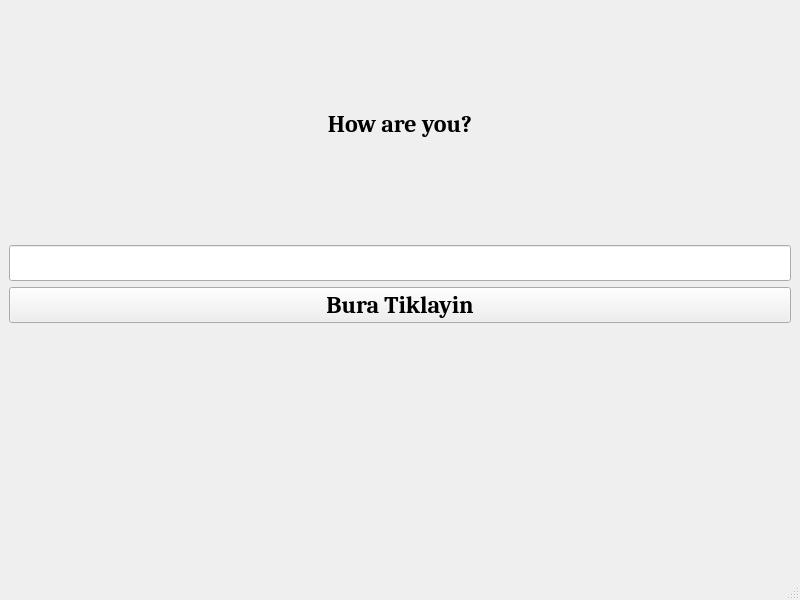
<?xml version="1.0" encoding="UTF-8"?>
<ui version="4.0">
 <class>MyFirstWidgetwithGUI</class>
 <widget class="QMainWindow" name="MyFirstWidgetwithGUI">
  <property name="geometry">
   <rect>
    <x>0</x>
    <y>0</y>
    <width>800</width>
    <height>600</height>
   </rect>
  </property>
  <property name="font">
   <font>
    <family>Cambria</family>
    <pointsize>18</pointsize>
    <bold>true</bold>
   </font>
  </property>
  <property name="windowTitle">
   <string>My First Widget</string>
  </property>
  <widget class="QWidget" name="centralwidget">
   <layout class="QVBoxLayout" name="verticalLayout">
    <item>
     <widget class="QLabel" name="label_2">
      <property name="text">
       <string>&lt;html&gt;&lt;head/&gt;&lt;body&gt;&lt;p align=&quot;center&quot;&gt;How are you?&lt;/p&gt;&lt;/body&gt;&lt;/html&gt;</string>
      </property>
     </widget>
    </item>
    <item>
     <widget class="QLineEdit" name="Name_line_Edit"/>
    </item>
    <item>
     <widget class="QPushButton" name="BuraTiklayin">
      <property name="text">
       <string>Bura Tiklayin</string>
      </property>
     </widget>
    </item>
    <item>
     <widget class="QLabel" name="Hello_label">
      <property name="text">
       <string>&lt;html&gt;&lt;head/&gt;&lt;body&gt;&lt;p align=&quot;center&quot;&gt;&lt;br/&gt;&lt;/p&gt;&lt;/body&gt;&lt;/html&gt;</string>
      </property>
     </widget>
    </item>
   </layout>
  </widget>
  <widget class="QMenuBar" name="menubar">
   <property name="geometry">
    <rect>
     <x>0</x>
     <y>0</y>
     <width>800</width>
     <height>35</height>
    </rect>
   </property>
  </widget>
  <widget class="QStatusBar" name="statusbar"/>
 </widget>
 <resources/>
 <connections/>
</ui>
